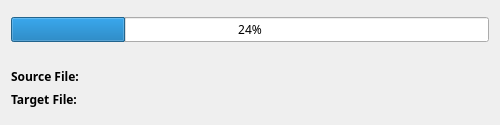
<?xml version="1.0" encoding="UTF-8"?>
<ui version="4.0">
 <class>DialogCompressing</class>
 <widget class="QDialog" name="DialogCompressing">
  <property name="windowModality">
   <enum>Qt::NonModal</enum>
  </property>
  <property name="geometry">
   <rect>
    <x>0</x>
    <y>0</y>
    <width>500</width>
    <height>125</height>
   </rect>
  </property>
  <property name="minimumSize">
   <size>
    <width>300</width>
    <height>100</height>
   </size>
  </property>
  <property name="maximumSize">
   <size>
    <width>16777215</width>
    <height>250</height>
   </size>
  </property>
  <property name="font">
   <font>
    <family>Microsoft YaHei UI</family>
   </font>
  </property>
  <property name="windowTitle">
   <string>压缩</string>
  </property>
  <property name="windowIcon">
   <iconset resource="svgs.qrc">
    <normaloff>:/app_icon/resources/app_compress.png</normaloff>:/app_icon/resources/app_compress.png</iconset>
  </property>
  <property name="modal">
   <bool>true</bool>
  </property>
  <layout class="QGridLayout" name="gridLayout">
   <item row="0" column="0">
    <layout class="QVBoxLayout" name="verticalLayout">
     <item>
      <layout class="QHBoxLayout" name="hBox1">
       <item>
        <widget class="QProgressBar" name="progressBar">
         <property name="font">
          <font>
           <family>Heiti SC</family>
          </font>
         </property>
         <property name="value">
          <number>24</number>
         </property>
        </widget>
       </item>
      </layout>
     </item>
     <item>
      <widget class="QLabel" name="status">
       <property name="sizePolicy">
        <sizepolicy hsizetype="Expanding" vsizetype="Fixed">
         <horstretch>0</horstretch>
         <verstretch>0</verstretch>
        </sizepolicy>
       </property>
       <property name="text">
        <string/>
       </property>
      </widget>
     </item>
     <item>
      <layout class="QHBoxLayout" name="hBox2">
       <item>
        <widget class="QLabel" name="label1">
         <property name="sizePolicy">
          <sizepolicy hsizetype="Fixed" vsizetype="Fixed">
           <horstretch>0</horstretch>
           <verstretch>0</verstretch>
          </sizepolicy>
         </property>
         <property name="font">
          <font>
           <family>Heiti SC</family>
           <weight>75</weight>
           <bold>true</bold>
          </font>
         </property>
         <property name="text">
          <string>Source File: </string>
         </property>
        </widget>
       </item>
       <item>
        <widget class="QLabel" name="label_from">
         <property name="sizePolicy">
          <sizepolicy hsizetype="Expanding" vsizetype="Fixed">
           <horstretch>0</horstretch>
           <verstretch>0</verstretch>
          </sizepolicy>
         </property>
         <property name="font">
          <font>
           <family>Heiti SC</family>
          </font>
         </property>
         <property name="text">
          <string/>
         </property>
        </widget>
       </item>
      </layout>
     </item>
     <item>
      <layout class="QHBoxLayout" name="hBox3">
       <item>
        <widget class="QLabel" name="label2">
         <property name="sizePolicy">
          <sizepolicy hsizetype="Fixed" vsizetype="Fixed">
           <horstretch>0</horstretch>
           <verstretch>0</verstretch>
          </sizepolicy>
         </property>
         <property name="font">
          <font>
           <family>Heiti SC</family>
           <weight>75</weight>
           <bold>true</bold>
          </font>
         </property>
         <property name="text">
          <string>Target File: </string>
         </property>
        </widget>
       </item>
       <item>
        <widget class="QLabel" name="label_to">
         <property name="sizePolicy">
          <sizepolicy hsizetype="Expanding" vsizetype="Fixed">
           <horstretch>0</horstretch>
           <verstretch>0</verstretch>
          </sizepolicy>
         </property>
         <property name="font">
          <font>
           <family>Heiti SC</family>
          </font>
         </property>
         <property name="text">
          <string/>
         </property>
        </widget>
       </item>
       <item>
        <widget class="QPushButton" name="btn_directory">
         <property name="enabled">
          <bool>false</bool>
         </property>
         <property name="sizePolicy">
          <sizepolicy hsizetype="Fixed" vsizetype="Fixed">
           <horstretch>0</horstretch>
           <verstretch>0</verstretch>
          </sizepolicy>
         </property>
         <property name="font">
          <font>
           <family>Heiti SC</family>
          </font>
         </property>
         <property name="toolTip">
          <string>Open Folder</string>
         </property>
         <property name="styleSheet">
          <string notr="true">QPushButton#btn_directory {
     border: 0px
}
QPushButton#btn_directory:pressed {
     background-color:rgb(103, 103, 103);     
}
QPushButton#btn_directory:hover {
     background-color:rgb(103, 103, 103):
}</string>
         </property>
         <property name="text">
          <string/>
         </property>
         <property name="icon">
          <iconset resource="svgs.qrc">
           <normaloff>:/app_icon/resources/app_open_directory.png</normaloff>:/app_icon/resources/app_open_directory.png</iconset>
         </property>
         <property name="iconSize">
          <size>
           <width>25</width>
           <height>25</height>
          </size>
         </property>
        </widget>
       </item>
      </layout>
     </item>
    </layout>
   </item>
  </layout>
 </widget>
 <resources>
  <include location="svgs.qrc"/>
 </resources>
 <connections/>
</ui>
